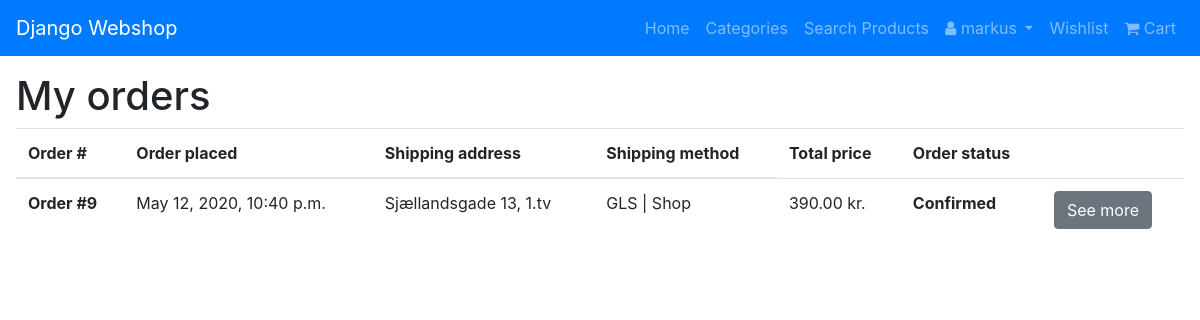
The page /shop/orders (signed in) on the database its author committed.
### shop/models.py (models this page shows, shortened)
class Invoice(models.Model):
    user = models.ForeignKey(User, null=True, on_delete=models.SET_NULL)
    shipping_method = models.ForeignKey(ShippingMethod, null=True, on_delete=models.SET_NULL)
    transaction_datetime = models.DateTimeField(default=datetime.now, blank=True)
    total_price = models.DecimalField(max_digits=19, decimal_places=2)
    shipping_address = models.CharField(max_length=200)
    shipping_city = models.CharField(max_length=120)
    shipping_country = models.CharField(max_length=100)
    status = models.CharField(max_length=20, default='Confirmed')

class ShippingMethod(models.Model):
    shipping_method = models.CharField(max_length=120)
    price = models.DecimalField(max_digits=10, decimal_places=2)

### shop/views.py (the view)
# urls.py: path('orders', views.orders, name='orders'),
def orders(req):
    orders = Invoice.objects.filter(user=req.user)
    context = {
        'orders': orders
    }
    return render(req, 'pages/products/my_orders.html', context)

### shop/templates/pages/products/my_orders.html (shortened to what this page needs)
{% extends '_base.html' %}
{% block content %}
    <div class="m-3">
        <h1>My orders</h1>
            <table class="table">
            <thead>
                <tr>
                <th scope="col">Order #</th>
                <th scope="col">Order placed</th>
                <th scope="col">Shipping address</th>
                <th scope="col">Shipping method</th>
                <td scope="col"><b>Total price</b></th>
                <td scope="col"><b>Order status</b></th>
                <td scope="col"></th>
                </tr>
            </thead>
            <tbody>
                {% for order in orders %}
                    <tr>
                        <th scope="row">Order #{{ order.id }}</th>
                        <td>{{ order.transaction_datetime }}</td>
                        <td>{{ order.shipping_address }}</td>
                        <td>{{ order.shipping_method.shipping_method }}</td>
                        <td>{{ order.total_price }} kr.</td>
                        <th scope="row">{{ order.status }}</th>
                        <td>
                        <form action="{% url 'shop:order_detail' %}" method="POST">
                            <button class="btn btn-secondary">See more</button>
                        </form>
                        </td>
                    </tr>
                {% endfor %}
            </tbody>
            </table>
    </div>
{% endblock %}

### templates/_base.html (shortened to what this page needs)
{% load static %}
<!DOCTYPE html>
<html lang="en">
<head>
    <link rel="stylesheet" href="https://stackpath.bootstrapcdn.com/bootstrap/4.3.1/css/bootstrap.min.css">
    <link rel="stylesheet" href="https://stackpath.bootstrapcdn.com/font-awesome/4.7.0/css/font-awesome.min.css">
    <link rel="stylesheet" href="{% static 'css/app.css' %}">
</head>
<body>
    {% if user.is_authenticated %}
        {% if user.is_superuser %}
            <nav class="navbar navbar-expand-lg navbar-dark bg-dark">
                <a class="navbar-brand" href={% url 'shop:index' %}>Django Webshop</a>
                <button class="navbar-toggler" type="button" data-toggle="collapse" data-target="#navbarSupportedContent" aria-controls="navbarSupportedContent" aria-expanded="false" aria-label="Toggle navigation">
                    <span class="navbar-toggler-icon"></span>
                </button>
                <div class="collapse navbar-collapse" id="navbarSupportedContent">
                    <ul class="navbar-nav ml-auto">
                        <li class="nav-item">
                            <a class="nav-link" href={% url 'shop:index' %}>Home <span class="sr-only">(current)</span></a>
                        </li>
                        <li class="nav-item">
                            <a class="nav-link" href={% url 'shop:categories' %}>Categories <span class="sr-only">(current)</span></a>
                        </li>
                        <li class="nav-item">
                            <a class="nav-link" href={% url 'shop:search' %}>Search Products<span class="sr-only">(current)</span></a>
                        </li>
                        <li class="nav-item dropdown">
                            <a class="nav-link dropdown-toggle" href="#" id="navbarDropdown" role="button" data-toggle="dropdown" aria-haspopup="true" aria-expanded="false">
                            <i class="fa fa-user"></i> {{ user }} (admin)
                            </a>
                            <div class="dropdown-menu" aria-labelledby="navbarDropdown">
                            <a class="dropdown-item" href={% url 'shop:orders' %}>My orders</a>
                            <a class="dropdown-item" href={% url 'account_settings' %}>Account settings</a>
                            <div class="dropdown-divider"></div>
                            <a class="dropdown-item" href={% url 'shop:order_overview' %}><i class="fa fa-list"></i> Orders</a>
                            <a class="dropdown-item" href={% url 'shop:sales_overview' %}><i class="fa fa-money"></i> Sales</a>
                            <div class="dropdown-divider"></div>
                            <a class="dropdown-item" href={% url 'logout' %}>Logout</a>
                            </div>
                        </li>
                        <li class="nav-item">
                            <a class="nav-link" href={% url 'shop:wishlist' %}>Wishlist<span class="sr-only">(current)</span></a>
                        </li>
                        <li class="nav-item">
                            <a class="nav-link" href={% url 'shop:cart' %}><i class="fa fa-shopping-cart"></i> Cart<span class="sr-only">(current)</span></a>
                        </li>
                    </ul>
                </div>
            </nav>
        {% else %}
            <nav class="navbar navbar-expand-lg navbar-dark bg-primary">
                <a class="navbar-brand" href={% url 'shop:index' %}>Django Webshop</a>
                <div class="collapse navbar-collapse" id="navbarSupportedContent">
                    <ul class="navbar-nav ml-auto">
                        <li class="nav-item">
                            <a class="nav-link" href={% url 'shop:index' %}>Home <span class="sr-only">(current)</span></a>
                        </li>
                        <li class="nav-item">
                            <a class="nav-link" href={% url 'shop:categories' %}>Categories <span class="sr-only">(current)</span></a>
                        </li>
                        <li class="nav-item">
                            <a class="nav-link" href={% url 'shop:search' %}>Search Products<span class="sr-only">(current)</span></a>
                        </li>
                        <li class="nav-item dropdown">
                            <a class="nav-link dropdown-toggle" href="#" id="navbarDropdown" role="button" data-toggle="dropdown" aria-haspopup="true" aria-expanded="false">
                            <i class="fa fa-user"></i> {{ user }}
                            </a>
                        </li>
                        <li class="nav-item">
                            <a class="nav-link" href={% url 'shop:wishlist' %}>Wishlist<span class="sr-only">(current)</span></a>
                        </li>
                        <li class="nav-item">
                            <a class="nav-link" href={% url 'shop:cart' %}><i class="fa fa-shopping-cart"></i> Cart<span class="sr-only">(current)</span></a>
                        </li>
                    </ul>
                </div>
            </nav>
        {% endif %}
    {% endif %}
    {% block content %}
    {% endblock %}
</body>
</html>

### rows shown on the page
Invoice: id "9", transaction_datetime "May 12, 2020, 10:40 p.m.", shipping_address "Sjællandsgade 13, 1.tv", shipping_method.shipping_method "GLS | Shop", total_price "390.00", status "Confirmed"

### other values the page prints
{{ user }} "markus"
